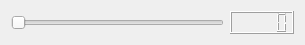
<?xml version="1.0" encoding="UTF-8"?>
<ui version="4.0">
 <class>Form</class>
 <widget class="QWidget" name="Form">
  <property name="geometry">
   <rect>
    <x>0</x>
    <y>0</y>
    <width>305</width>
    <height>41</height>
   </rect>
  </property>
  <property name="windowTitle">
   <string>Form</string>
  </property>
  <layout class="QHBoxLayout" name="horizontalLayout_2">
   <item>
    <widget class="QSlider" name="horizontalSlider">
     <property name="autoFillBackground">
      <bool>true</bool>
     </property>
     <property name="styleSheet">
      <string notr="true">selection-background-color: rgb(218, 218, 218);</string>
     </property>
     <property name="orientation">
      <enum>Qt::Horizontal</enum>
     </property>
    </widget>
   </item>
   <item>
    <widget class="QLCDNumber" name="lcdNumber"/>
   </item>
  </layout>
 </widget>
 <resources/>
 <connections/>
</ui>
